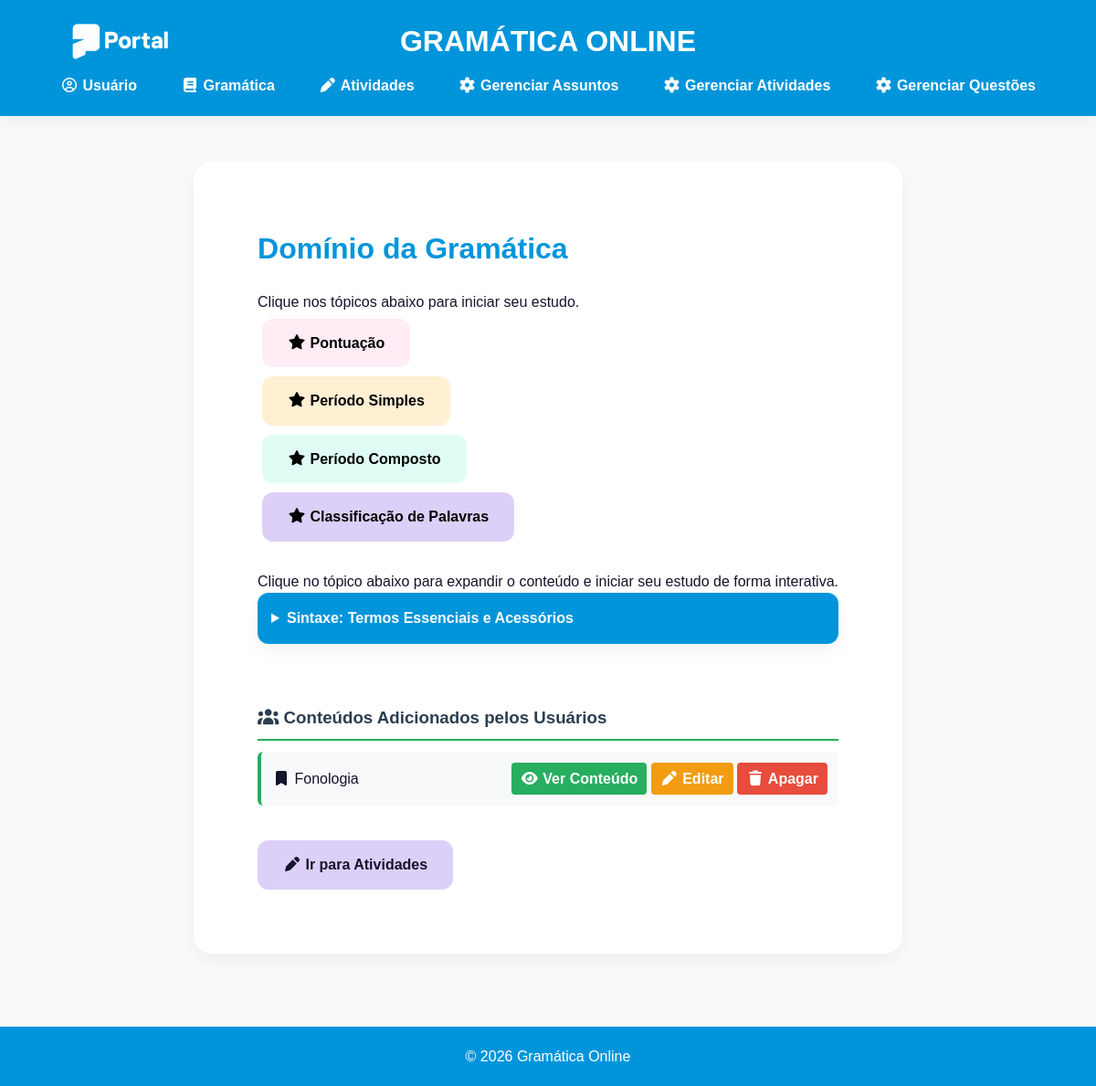
/gramatica, run on an earlier commit of the app's database.
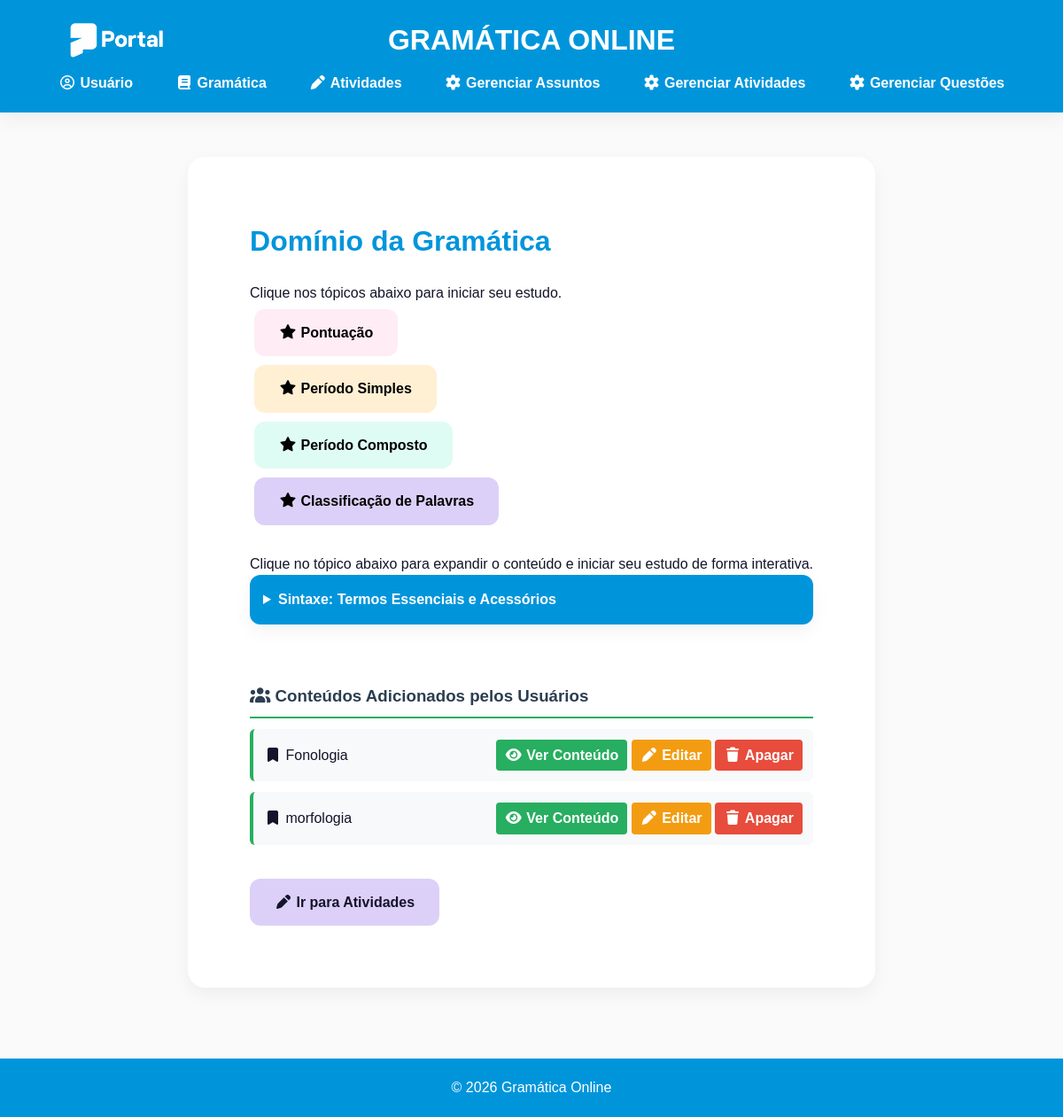
And on a later commit of the database.
### models.py (models this page shows)
class Assunto(db.Model):
    __tablename__ = "assunto"
    id = db.Column(db.Integer, primary_key=True)
    nome = db.Column(db.String(100), nullable=False)
    conteudo = db.Column(db.Text, nullable=True)
    imagem = db.Column(db.String(255), nullable=True)
    arquivo_pdf = db.Column(db.String(255), nullable=True)
    atividades = db.relationship("Atividade", back_populates="assunto", lazy=True)

### app.py (the view)
@app.route("/gramatica")
def gramatica():
    try:
        assuntos = Assunto.query.all()
        return render_template("gramatica.html", assuntos=assuntos)
    except Exception as e:
        print("ERRO GRAMÁTICA:", str(e))
        flash("Erro ao carregar assuntos.")
        return render_template("gramatica.html", assuntos=[])

### templates/gramatica.html (shortened to what the changed rows need)
<!DOCTYPE html>
<html lang="pt-BR">
<head>
    <link rel="stylesheet" href="{{ url_for('static', filename='css/style.css') }}">
    <link rel="stylesheet" href="https://cdnjs.cloudflare.com/ajax/libs/font-awesome/7.0.1/css/all.min.css">
</head>
<body>
    <main class="container">
        <section id="gramatica" class="section">
            <h2>Domínio da Gramática</h2>
            <br>
            <br><br>
            <div class="topicos-principais">
                {% if assuntos %}
                    {% for assunto in assuntos %}
                    <div style="margin: 12px 0; padding: 12px; background: #f8f9fa; border-radius: 6px; border-left: 4px solid #27ae60;">
                        <p style="margin: 0; display: flex; justify-content: space-between; align-items: center; flex-wrap: wrap; gap: 8px;">
                            <span><i class="fa-solid fa-bookmark"></i> {{ assunto.nome }}</span>
                            <span>
                                <a href="{{ url_for('ver_assunto', id=assunto.id) }}" class="btn" style="background: #27ae60; color: white; padding: 5px 10px; border-radius: 4px; text-decoration: none;">
                                    <i class="fa-solid fa-eye"></i> Ver Conteúdo
                                </a>
                                <a href="{{ url_for('editar_assunto', id=assunto.id) }}" class="btn" style="background: #f39c12; color: white; padding: 5px 10px; border-radius: 4px; text-decoration: none;">
                                    <i class="fa-solid fa-pen"></i> Editar
                                </a>
                                <a href="{{ url_for('apagar_assunto', id=assunto.id) }}" class="btn" style="background: #e74c3c; color: white; padding: 5px 10px; border-radius: 4px; text-decoration: none;" onclick="return confirm('Tem certeza?')">
                                    <i class="fa-solid fa-trash"></i> Apagar
                                </a>
                            </span>
                        </p>
                    </div>
                    {% endfor %}
                {% else %}
                    <p style="color: #6c757d; font-style: italic; text-align: center; padding: 15px;">
                        Nenhum conteúdo adicionado ainda. Clique em "Adicionar Assunto" para começar!
                    </p>
                {% endif %}
            </div>
            <br>
        </section>
    </main>
</body>
</html>

What changed in the data, as far as the page shows it:
added Assunto: nome "morfologia"
